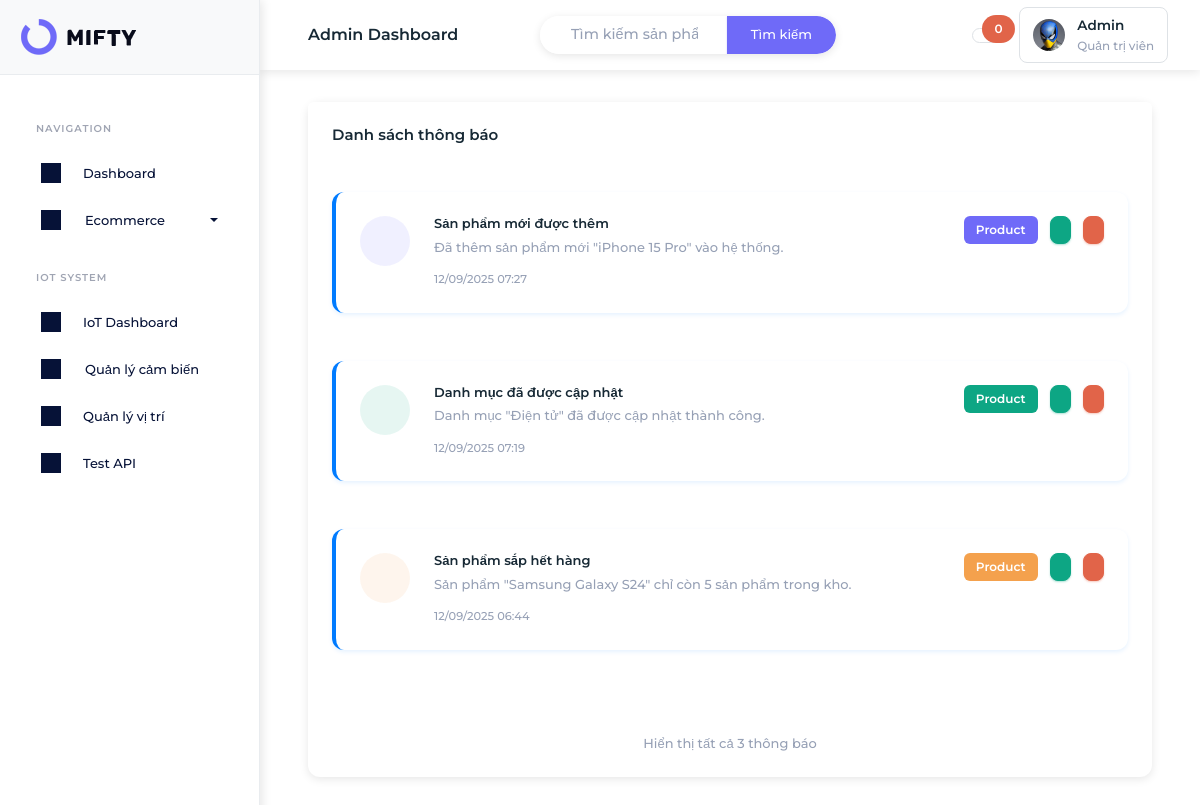
Page /admin/notifications/index.php?type=product on the committed database.
### tables this page shows
CREATE TABLE IF NOT EXISTS notifications (
    id INT AUTO_INCREMENT PRIMARY KEY,
    title VARCHAR(255) NOT NULL,
    message TEXT NOT NULL,
    type ENUM('product', 'sensor', 'system', 'alert') DEFAULT 'system',
    icon VARCHAR(100) DEFAULT 'iconoir-bell',
    icon_color VARCHAR(50) DEFAULT 'primary',
    is_read BOOLEAN DEFAULT FALSE,
    related_id INT DEFAULT NULL COMMENT 'ID của sản phẩm, cảm biến hoặc entity liên quan',
    related_type VARCHAR(50) DEFAULT NULL COMMENT 'Loại entity liên quan: product, sensor, category',
    created_at TIMESTAMP DEFAULT CURRENT_TIMESTAMP,
    updated_at TIMESTAMP DEFAULT CURRENT_TIMESTAMP ON UPDATE CURRENT_TIMESTAMP
);

### admin/notifications/index.php (the view, shortened to what this page needs)
<?php
try {
    $database = new Database();
    $pdo = $database->getConnection();
    $page = isset($_GET['page']) ? (int)$_GET['page'] : 1;
    $limit = 6;
    $offset = ($page - 1) * $limit;
    $type_filter = isset($_GET['type']) ? $_GET['type'] : '';
    $status_filter = isset($_GET['status']) ? $_GET['status'] : '';
    $where_conditions = [];
    $params = [];
    if (!empty($type_filter)) {
        $where_conditions[] = "type = ?";
        $params[] = $type_filter;
    }
    $where_clause = !empty($where_conditions) ? "WHERE " . implode(" AND ", $where_conditions) : "";
    $count_sql = "SELECT COUNT(*) as total FROM notifications $where_clause";
    $count_stmt = $pdo->prepare($count_sql);
    $count_stmt->execute($params);
    $total_notifications = $count_stmt->fetch()['total'];
    $total_pages = ceil($total_notifications / $limit);
    $sql = "SELECT * FROM notifications $where_clause ORDER BY created_at DESC LIMIT " . (int)$limit . " OFFSET " . (int)$offset;
    $stmt = $pdo->prepare($sql);
    $stmt->execute($params);
    $notifications = $stmt->fetchAll(PDO::FETCH_ASSOC);
} catch(Exception $e) {
    $error = "Lỗi kết nối database: " . $e->getMessage();
    $notifications = [];
    $stats = ['total' => 0, 'unread' => 0, 'product' => 0, 'sensor' => 0, 'system' => 0, 'alert' => 0];
}
?>
<!DOCTYPE html>
<html lang="vi" dir="ltr" data-startbar="light" data-bs-theme="light">
<head>
    <link href="../../assets/css/bootstrap.min.css" rel="stylesheet" type="text/css" />
    <link href="../../assets/css/icons.min.css" rel="stylesheet" type="text/css" />
    <link href="../../assets/css/app.min.css" rel="stylesheet" type="text/css" />
    <link href="../../assets/css/font-consistency.css" rel="stylesheet" type="text/css" />
    <link href="../partials/layout.css" rel="stylesheet" type="text/css" />
</head>
<body>
    <?php include '../partials/sidebar.php'; ?>
    <div class="content-page">
        <div class="content">
            <?php include '../partials/header.php'; ?>
            <div class="container-fluid">
                <div class="row">
                    <div class="col-12">
                        <div class="card">
                            <div class="card-header">
                                <h5 class="card-title mb-0">Danh sách thông báo</h5>
                            </div>
                            <div class="card-body">
                                <?php if (!empty($notifications)): ?>
                                    <div class="row" id="notifications-list">
                                        <?php foreach ($notifications as $notification): ?>
                                            <div class="col-12 mb-3">
                                                <div class="card notification-card <?php echo $notification['is_read'] ? 'read' : 'unread'; ?>"
                                                     data-id="<?php echo $notification['id']; ?>">
                                                    <div class="card-body">
                                                        <div class="d-flex">
                                                            <div class="flex-shrink-0">
                                                                <div class="notification-icon bg-<?php echo $notification['icon_color']; ?>-subtle text-<?php echo $notification['icon_color']; ?>">
                                                                </div>
                                                            </div>
                                                            <div class="flex-grow-1 ms-3">
                                                                <div class="d-flex justify-content-between align-items-start">
                                                                    <div>
                                                                        <h6 class="mb-1 fw-semibold"><?php echo htmlspecialchars($notification['title']); ?></h6>
                                                                        <p class="text-muted mb-2"><?php echo htmlspecialchars($notification['message']); ?></p>
                                                                        <small class="text-muted">
                                                                            <?php echo date('d/m/Y H:i', strtotime($notification['created_at'])); ?>
                                                                        </small>
                                                                    </div>
                                                                    <div class="d-flex gap-2">
                                                                        <span class="badge bg-<?php echo $notification['icon_color']; ?>">
                                                                            <?php echo ucfirst($notification['type']); ?>
                                                                        </span>
                                                                        <?php if (!$notification['is_read']): ?>
                                                                            <button class="btn btn-sm btn-success" onclick="markAsRead(<?php echo $notification['id']; ?>)">
                                                                            </button>
                                                                        <?php endif; ?>
                                                                        <button class="btn btn-sm btn-danger" onclick="deleteNotification(<?php echo $notification['id']; ?>)">
                                                                        </button>
                                                                    </div>
                                                                </div>
                                                            </div>
                                                        </div>
                                                    </div>
                                                </div>
                                            </div>
                                        <?php endforeach; ?>
                                    </div>
                                    <?php if ($total_pages > 1): ?>
                                        <div class="d-flex justify-content-between align-items-center mt-4">
                                            <div class="pagination-info">
                                                Hiển thị <?php echo $offset + 1; ?>-<?php echo min($offset + $limit, $total_notifications); ?>
                                                trong tổng số <?php echo $total_notifications; ?> thông báo
                                            </div>
                                            <nav aria-label="Phân trang thông báo">
                                                <ul class="pagination mb-0">
                                                    <?php if ($page > 1): ?>
                                                        <li class="page-item">
                                                            <a class="page-link" href="?page=<?php echo $page - 1; ?>&type=<?php echo $type_filter; ?>&status=<?php echo $status_filter; ?>" title="Trang trước">
                                                                <i class="iconoir-arrow-left"></i>
                                                            </a>
                                                        </li>
                                                    <?php endif; ?>
                                                    <?php
                                                    $start_page = max(1, $page - 2);
                                                    $end_page = min($total_pages, $page + 2);
                                                    if ($start_page > 1): ?>
                                                        <li class="page-item disabled">
                                                            <span class="page-link">...</span>
                                                        </li>
                                                    <?php endif; ?>
                                                    <?php for ($i = $start_page; $i <= $end_page; $i++): ?>
                                                        <li class="page-item <?php echo $i === $page ? 'active' : ''; ?>">
                                                            <a class="page-link" href="?page=<?php echo $i; ?>&type=<?php echo $type_filter; ?>&status=<?php echo $status_filter; ?>"><?php echo $i; ?></a>
                                                        </li>
                                                    <?php endfor; ?>
                                                    <?php if ($end_page < $total_pages): ?>
                                                        <li class="page-item disabled">
                                                            <span class="page-link">...</span>
                                                        </li>
                                                    <?php endif; ?>
                                                    <?php if ($page < $total_pages): ?>
                                                        <li class="page-item">
                                                            <a class="page-link" href="?page=<?php echo $page + 1; ?>&type=<?php echo $type_filter; ?>&status=<?php echo $status_filter; ?>" title="Trang sau">
                                                                <i class="iconoir-arrow-right"></i>
                                                            </a>
                                                        </li>
                                                    <?php endif; ?>
                                                </ul>
                                            </nav>
                                        </div>
                                    <?php else: ?>
                                        <div class="text-center text-muted mt-4">
                                            Hiển thị tất cả <?php echo $total_notifications; ?> thông báo
                                        </div>
                                    <?php endif; ?>
                                <?php endif; ?>
                            </div>
                        </div>
                    </div>
                </div>
            </div>
        </div>
    </div>
</body>
</html>

### admin/partials/layout.css (style rules this page uses)
.content-page { margin-top: 70px; margin-left: 260px; transition: margin-left 0.3s ease; min-height: calc(100vh - 70px); padding: 2rem; }
.container-fluid { padding: 0 1rem; }
.card { border: none; box-shadow: 0 2px 10px rgba(0,0,0,0.1); border-radius: 12px; transition: all 0.3s ease; }
.card-body { padding: 1.5rem; }
.btn { border-radius: 8px; font-weight: 500; transition: all 0.3s ease; }
.badge { font-size: 0.75rem; padding: 0.5rem 0.75rem; border-radius: 6px; }

### admin/notifications/index.php (style rules this page uses)
.notification-card { transition: all 0.3s ease; border-left: 4px solid transparent; }
.notification-card.unread { border-left-color: #007bff; background-color: #ffffff; box-shadow: 0 2px 4px rgba(0, 123, 255, 0.1); }
.notification-icon { width: 50px; height: 50px; border-radius: 50%; display: flex; align-items: center; justify-content: center; font-size: 1.2rem; }

### rows in the picture
notifications: title "Sản phẩm mới được thêm", message "Đã thêm sản phẩm mới \"iPhone 15 Pro\" vào hệ thống.", created_at "12/09/2025 07:27", type "Product"
notifications: title "Danh mục đã được cập nhật", message "Danh mục \"Điện tử\" đã được cập nhật thành công.", created_at "12/09/2025 07:19", type "Product"
notifications: title "Sản phẩm sắp hết hàng", message "Sản phẩm \"Samsung Galaxy S24\" chỉ còn 5 sản phẩm trong kho.", created_at "12/09/2025 06:44", type "Product"

### other values in the picture
$total_notifications "3"
